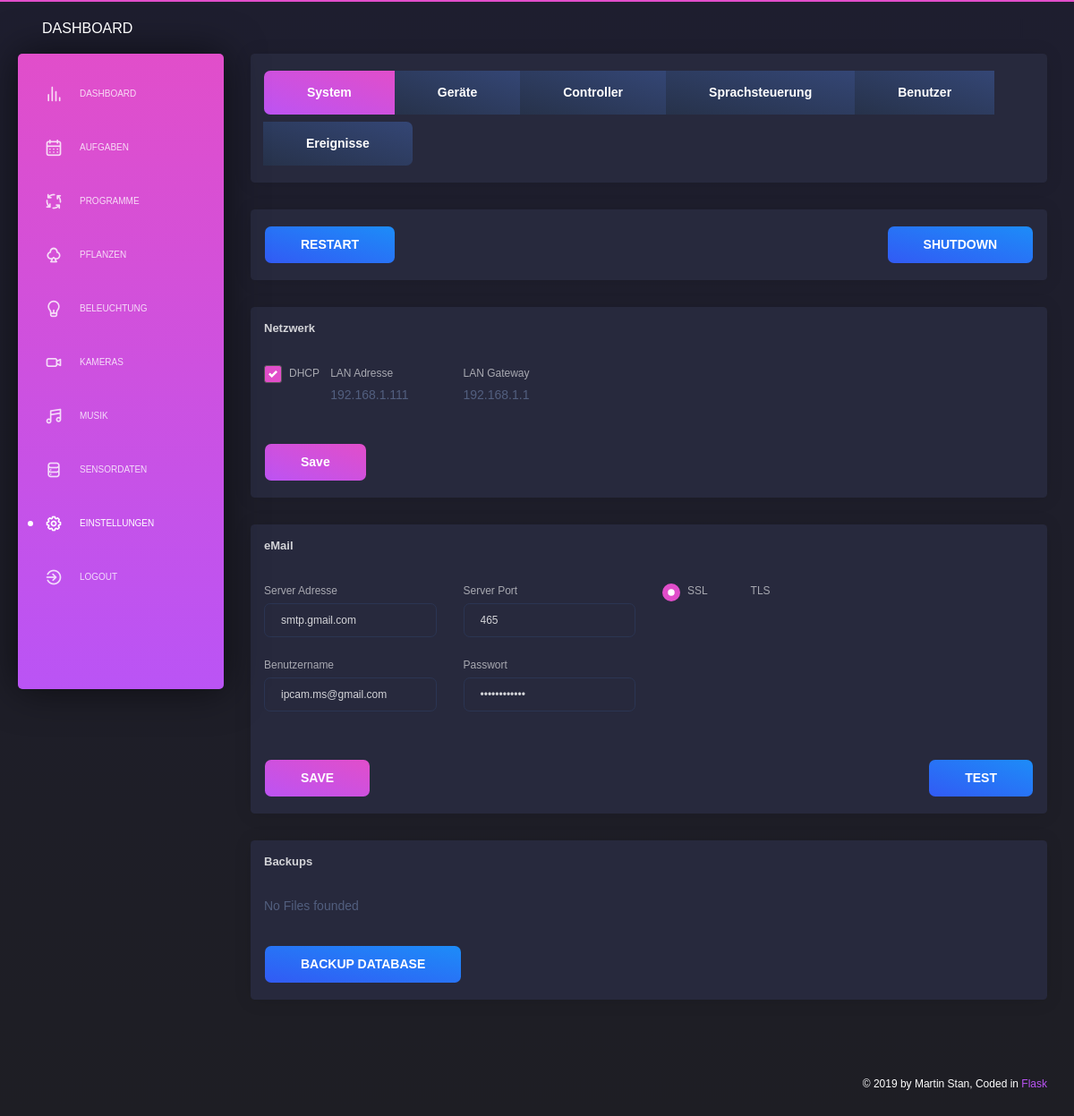
The page /settings/system (signed in) on the database as committed earlier.
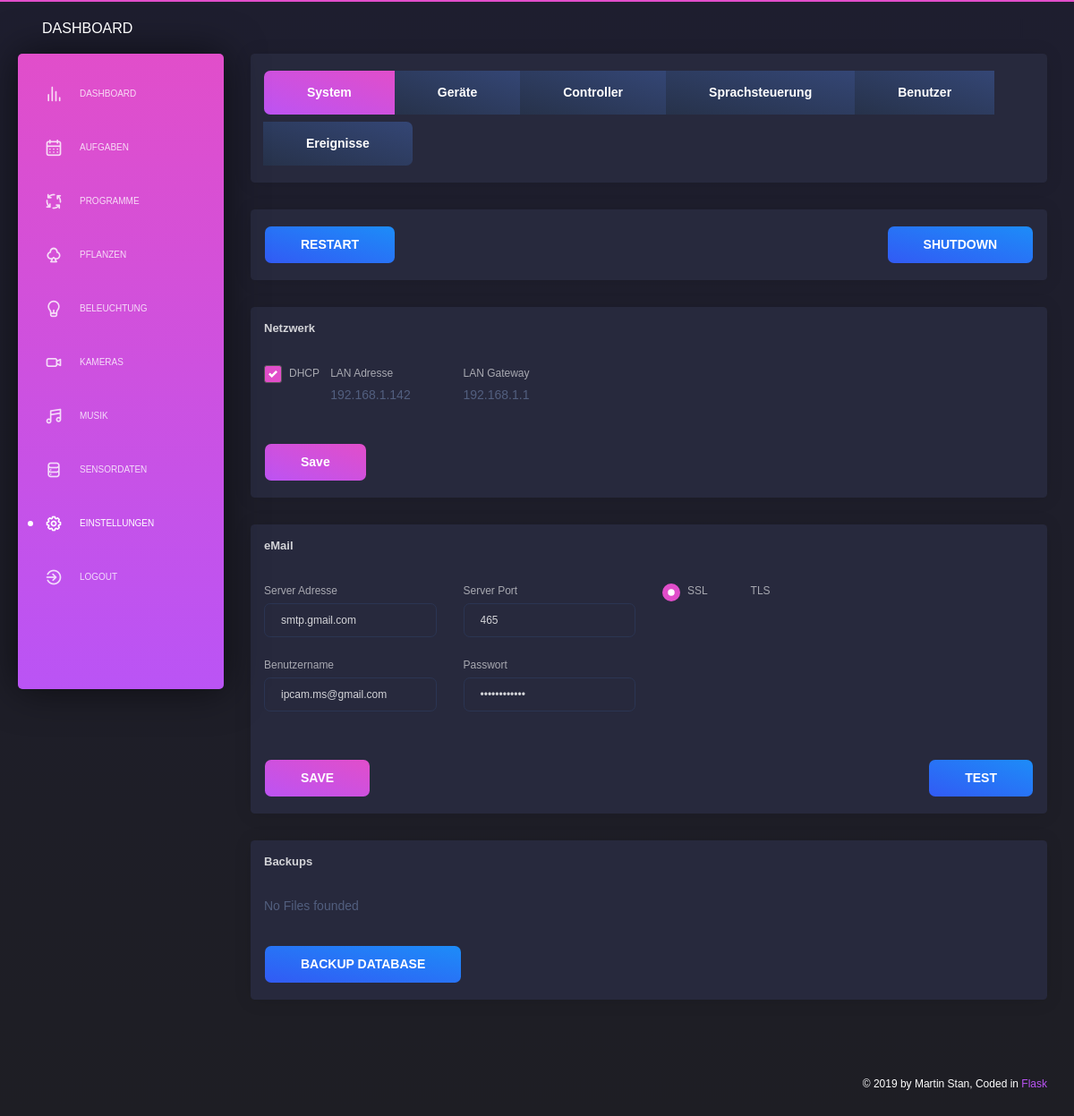
The same page on the database as committed later.
### app/database/models.py (models this page shows)
class Host(db.Model):
    __tablename__ = 'host'
    id                = db.Column(db.Integer, primary_key=True, autoincrement = True)
    lan_dhcp          = db.Column(db.String(50), server_default=("True"))
    lan_ip_address    = db.Column(db.String(50))
    lan_gateway       = db.Column(db.String(50))

class eMail(db.Model):
    __tablename__  = 'email'
    id             = db.Column(db.Integer, primary_key=True, autoincrement = True)
    server_address = db.Column(db.String(50))
    server_port    = db.Column(db.Integer)
    encoding       = db.Column(db.String(50))
    username       = db.Column(db.String(50))
    password       = db.Column(db.String(50))

### app/sites/settings_system.py (the view, shortened to what this page needs)
@app.route('/settings/system', methods=['GET', 'POST'])
@login_required
@permission_required
def settings_system():
    success_message_change_settings_network = False
    error_message_change_settings_network   = []
    success_message_change_settings_email   = False
    error_message_change_settings_email     = []
    success_message_backup_database         = ""
    error_message_backup_database           = ""
    message_system              = ""
    message_ip_config_change    = False
    message_test_settings_email = ""
    lan_dhcp          = GET_HOST_NETWORK().lan_dhcp
    lan_ip_address    = GET_HOST_NETWORK().lan_ip_address
    lan_gateway       = GET_HOST_NETWORK().lan_gateway
    if session.get('restore_database_success', None) != None:
        success_message_backup_database = session.get('restore_database_success')
        session['restore_database_success'] = None
    if session.get('restore_database_error', None) != None:
        error_message_backup_database = session.get('restore_database_error')
        session['restore_database_error'] = None
    if session.get('delete_database_success', None) != None:
        success_message_backup_database = session.get('delete_database_success')
        session['delete_database_success'] = None
    if session.get('delete_database_error', None) != None:
        error_message_backup_database = session.get('delete_database_error')
        session['delete_database_error'] = None
    """ #################### """
    """  restart / shutdown  """
    """ #################### """
    if request.form.get("restart_system") != None:
        Thread = threading.Thread(target=HOST_REBOOT)
        Thread.start()
        message_system = "System wird in 10 Sekunden neugestartet"
    if request.form.get("shutdown_system") != None:
        Thread = threading.Thread(target=HOST_SHUTDOWN)
        Thread.start()
        message_system = "System wird in 10 Sekunden heruntergefahren"
    """ ############## """
    """  lan settings  """
    """ ############## """
    """ ####### """
    """  email  """
    """ ####### """
    if request.form.get("test_email_settings") != None:
        message_test_settings_email = SEND_EMAIL("TEST", "TEST")
    """ ################ """
    """  backup database """
    """ ################ """
    if request.form.get("backup_database") != None:
        result = BACKUP_DATABASE()
        if result:
            success_message_backup_database = "Backup || Erfolgreich erstellt"
        else:
            error_message_backup_database = "Backup || " + str(result)
    lan_dhcp          = GET_HOST_NETWORK().lan_dhcp
    lan_ip_address    = GET_HOST_NETWORK().lan_ip_address
    lan_gateway       = GET_HOST_NETWORK().lan_gateway
    email_settings    = GET_EMAIL_SETTINGS()
    list_backup_files = GET_BACKUP_FILES()
    data = {'navigation': 'settings'}
    return render_template('layouts/default.html',
                            data=data,
                            content=render_template( 'pages/settings_system.html',
                                                    success_message_change_settings_network=success_message_change_settings_network,
                                                    error_message_change_settings_network=error_message_change_settings_network,
                                                    success_message_change_settings_email=success_message_change_settings_email,
                                                    error_message_change_settings_email=error_message_change_settings_email,
                                                    message_test_settings_email=message_test_settings_email,
                                                    error_message_backup_database=error_message_backup_database,
                                                    success_message_backup_database=success_message_backup_database,
                                                    message_system=message_system,
                                                    lan_dhcp=lan_dhcp,
                                                    lan_ip_address=lan_ip_address,
                                                    lan_gateway=lan_gateway,
                                                    email_settings=email_settings,
                                                    list_backup_files=list_backup_files,
                                                    )
                            )

### app/templates/pages/settings_system.html (shortened to what this page needs)
      <div class="content">
        <div class="row">
          <div class="col-md-12">
            <div class="card ">
              <div class="card-footer">
                <div class="btn-group flex-wrap" role="group" aria-label="Basic example">
                  <a href="/settings/system" class="btn btn-primary btn-lg" role="button" aria-pressed="true">System</a>
                  <a href="/settings/devices" class="btn btn-secondary btn-lg" role="button" aria-pressed="true">Geräte</a>
                  <a href="/settings/controller" class="btn btn-secondary btn-lg" role="button" aria-pressed="true">Controller</a>
                  <a href="/settings/speechcontrol" class="btn btn-secondary btn-lg" role="button" aria-pressed="true">Sprachsteuerung</a>
                  <a href="/settings/users" class="btn btn-secondary btn-lg" role="button" aria-pressed="true">Benutzer</a>
                  <a href="/settings/system_log" class="btn btn-secondary btn-lg" role="button" aria-pressed="true">Ereignisse</a>
                 </div>
              </div>
            </div>
            <div class="card">
              <div class="card-body">
                <form method="POST">
                  <button type="button" class="btn btn-fill btn-info pull-left" data-toggle="modal" data-target="#restart_dialog">RESTART</button>
                  <button type="button" class="btn btn-fill btn-info pull-right" data-toggle="modal" data-target="#shutdown_dialog">SHUTDOWN</button>
                </form>
              </div>
            </div>
            <div class="card">
              <div class="card-header">
                <h5 class="title">Netzwerk</h5>
              </div>
              <form method="POST">
                <div class="card-body">
                  <div class="row">
                    <div class="col-md-12">
                      <div class="row justify-content-md-left">
                        <div class="col-sm-1">
                          <div class="custom-control custom-checkbox">
                            <label class="custom-control-label" for="checkbox_lan_dhcp">DHCP</label>
                            <br>
                            <br>
                          </div>
                        </div>
                        <div class="col-sm-2">
                          <div class="form-group">
                            <label>LAN Adresse</label>
                            {% if lan_dhcp == "True" %}
                              <br>
                              {% if lan_ip_address != None %}{{ lan_ip_address }}{% endif %}
                            {% else %}
                              <input type="text" class="form-control" name="set_lan_ip_address" value="{% if lan_ip_address != None %}{{ lan_ip_address }}{% endif %}" />
                            {% endif %}
                          </div>
                        </div>
                        <div class="col-sm-2">
                          <div class="form-group">
                            <label>LAN Gateway</label>
                            {% if lan_dhcp == "True" %}
                              <br>
                              {% if lan_gateway != None %}{{ lan_gateway }}{% endif %}
                            {% else %}
                              <input type="text" class="form-control" name="set_lan_gateway" value="{% if lan_gateway != None %}{{ lan_gateway }}{% endif %}" />
                            {% endif %}
                          </div>
                        </div>
                      </div>
                    </div>
                  </div>
                </div>
                <div class="card-footer">
                  <button type="submit" onclick="window.location.href='/settings/system#network'" name="set_lan_settings" class="btn btn-fill btn-primary">Save</button>
                </div>
              </form>
            </div>
            <div class="card">
              <div class="card-header">
                <h5 class="title">eMail</h5>
              </div>
              <form method="POST">
                <div class="card-body">
                  <div class="row">
                    <div class="col-md-3">
                      <div class="form-group">
                        <label>Server Adresse</label>
                         <input type="text" class="form-control" name="set_server_address" value="{% if email_settings.server_address != None %}{{ email_settings.server_address }}{% endif %}" />
                      </div>
                    </div>
                    <div class="col-md-3">
                      <div class="form-group">
                        <label>Server Port</label>
                        <input type="text" class="form-control" name="set_server_port" value="{% if email_settings.server_port != None %}{{ email_settings.server_port }}{% endif %}" />
                      </div>
                    </div>
                    <div class="col-md-3">
                      <div class="custom-control custom-radio custom-control-inline">
                        <label class="custom-control-label" for="radio_encoding_ssl">SSL</label>
                      </div>
                      <div class="custom-control custom-radio custom-control-inline">
                        <label class="custom-control-label" for="radio_encoding_tls">TLS</label>
                      </div>
                      <br>
                      <br>
                    </div>
                  </div>
                  <div class="row">
                    <div class="col-md-3">
                      <div class="form-group">
                        <label>Benutzername</label>
                        <input type="text" class="form-control" name="set_username" value="{% if email_settings.username != None %}{{ email_settings.username }}{% endif %}" />
                      </div>
                    </div>
                    <div class="col-md-3">
                      <div class="form-group">
                        <label>Passwort</label>
                        <input type="password" class="form-control" name="set_password" value="{% if email_settings.password != None %}{{ email_settings.password }}{% endif %}" />
                      </div>
                    </div>
                  </div>
                </div>
                <div class="card-footer">
                  <button type="submit" onclick="window.location.href='/settings/system#email'" name="update_email_settings" class="btn btn-fill btn-primary">SAVE</button>
                  <button type="submit" onclick="window.location.href='/settings/system#email'" name="test_email_settings" class="btn btn-fill btn-info pull-right">TEST</button>
                </div>
              </form>
            </div>
            <div class="card">
              <div class="card-header">
                <h5 class="title">Backups</h5>
              </div>
              <form method="POST">
                <div class="card-body">
                  {% if list_backup_files != "No Files founded" %}
                    <div class="table-responsive">
                      <table class="table tablesorter">
                        <tbody>
                          {% for entry in list_backup_files %}
                          <tr>
                            <td style="width:80%">{{ entry }}</td>
                            <td style="width:10%">
                              <button type="button" class="btn btn-warning" data-toggle="modal" data-target="#restore_database_dialog_{{entry.id}}">RESTORE</button>
                              <div class="modal fade" id="restore_database_dialog_{{entry.id}}">
                                <div class="modal-dialog modal-dialog-centered" role="document">
                                  <div class="modal-content">
                                    <div class="modal-header">
                                      <h5 class="modal-title">Restore {{entry}} ?</h5>
                                    </div>
                                    <div class="modal-footer">
                                      <button type="button" class="btn btn-secondary" data-dismiss="modal">CANCEL</button>
                                      <a class="btn btn-warning" href="/settings/system/backup/restore/backup_database/{{ entry }}#backup" role="button">RESTORE</a>
                                    </div>
                                  </div>
                                </div>
                              </div>
                            </td>
                            <td style="width:10%">
                              <button type="button" class="btn btn-danger" data-toggle="modal" data-target="#delete_backup_dialog_{{entry.id}}">DELETE</button>
                              <div class="modal fade" id="delete_backup_dialog_{{entry.id}}">
                                <div class="modal-dialog modal-dialog-centered" role="document">
                                  <div class="modal-content">
                                    <div class="modal-header">
                                      <h5 class="modal-title">Delete {{entry}} ?</h5>
                                    </div>
                                    <div class="modal-footer">
                                      <button type="button" class="btn btn-secondary" data-dismiss="modal">CANCEL</button>
                                      <a class="btn btn-danger" href="/settings/system/backup/delete/backup_database/{{ entry }}#backup" role="button">DELETE</a>
                                    </div>
                                  </div>
                                </div>
                              </div>
                            </td>
                          </tr>
                          {% endfor %}
                        </tbody>
                      </table>
                    </div>
                  {% else %}
                    {{ list_backup_files }}
                  {% endif %}
                </div>
                <div class="card-footer">
                  <button type="submit" onclick="window.location.href='/settings/system#backup'" name="backup_database" class="btn btn-fill btn-info">BACKUP DATABASE</button>
                </div>
              </form>
            </div>
          </div>
        </div>
      </div>

Rows that differ between the two databases and show on the page:
changed Host: lan_ip_address "192.168.1.111" → "192.168.1.142"
